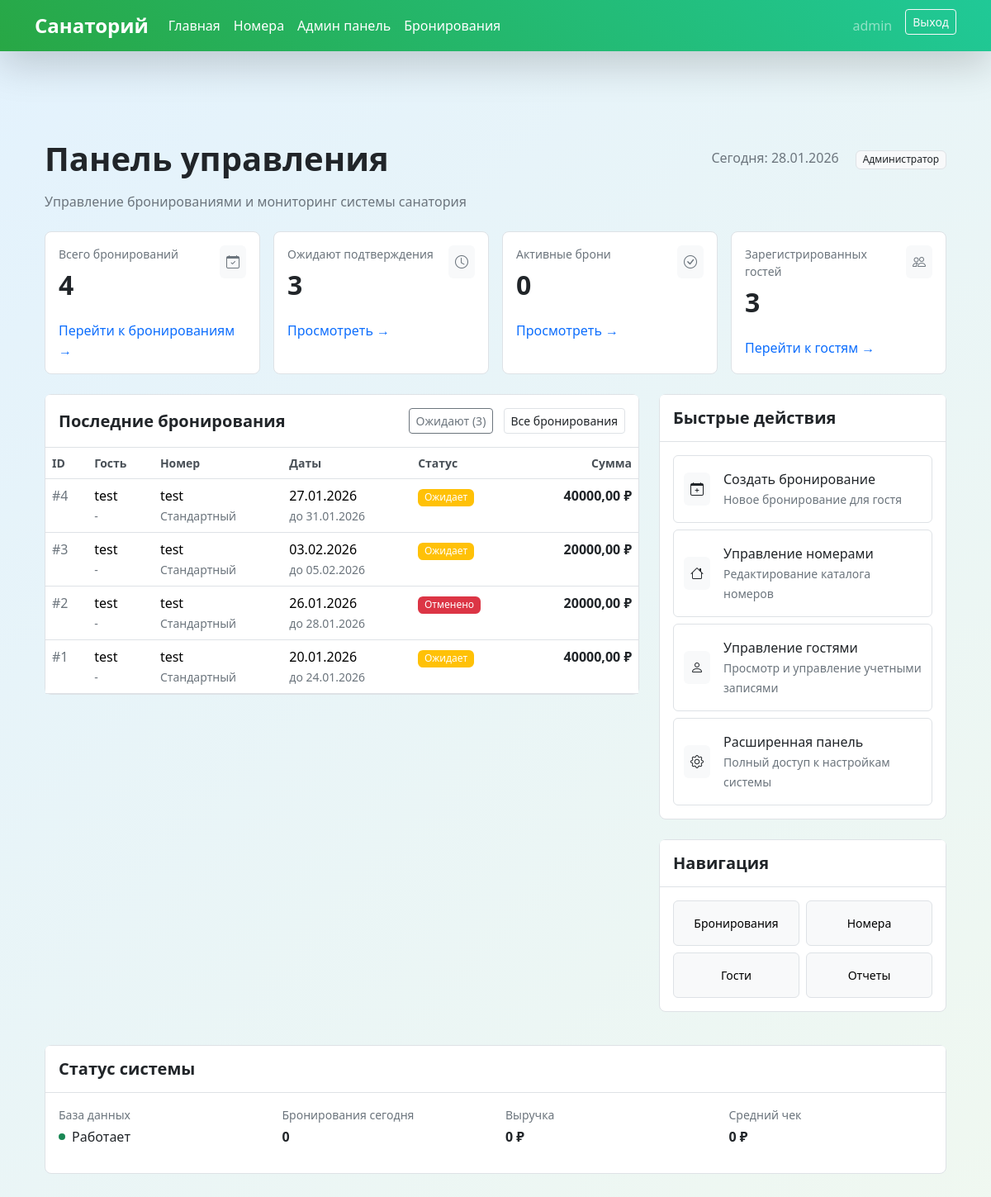
The page /accounts/admin/dashboard/ (signed in) on the database as committed earlier.
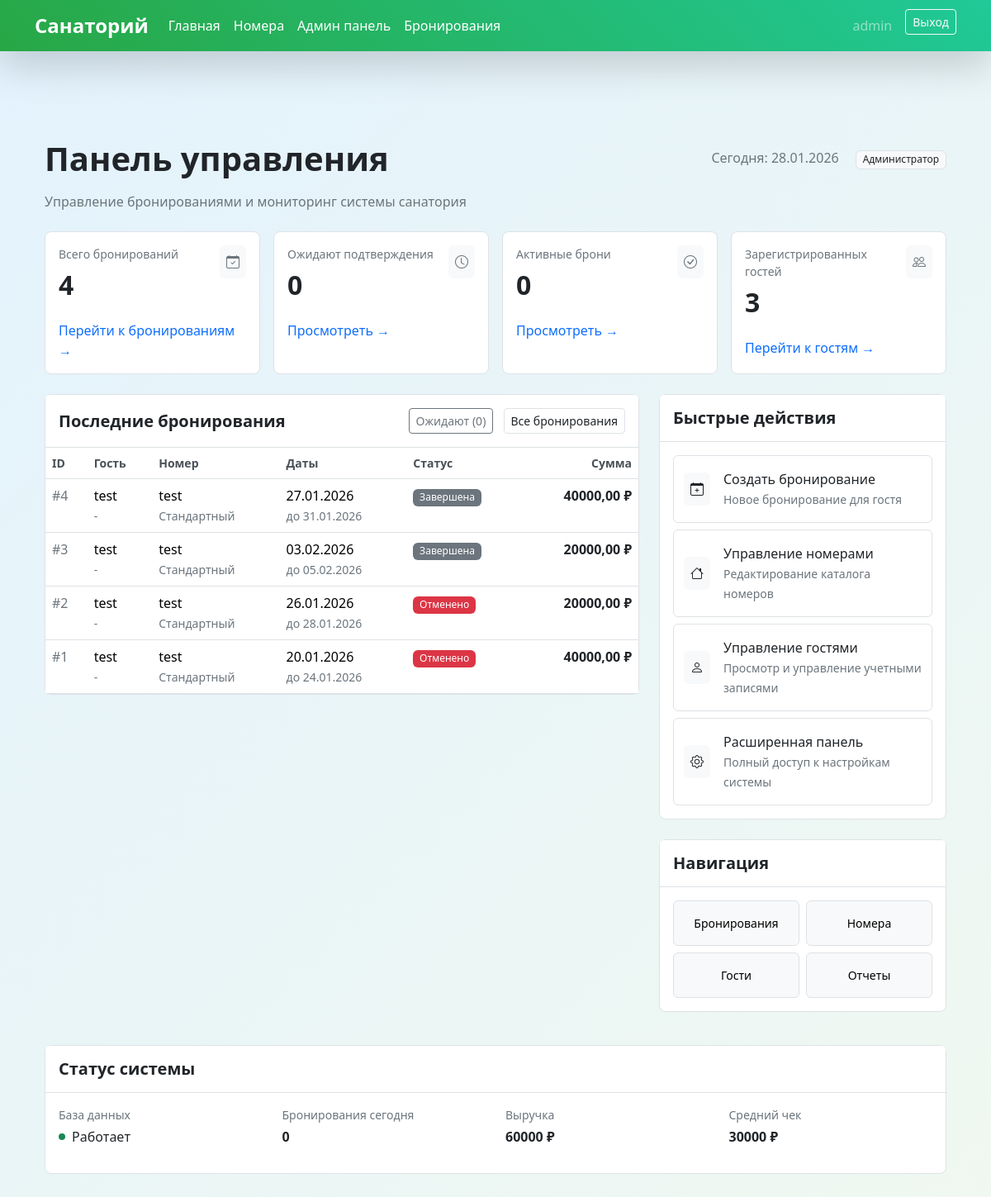
The same page on the database as committed later.
### accounts/models.py (models this page shows, shortened)
class Booking(models.Model):
    STATUS_CHOICES = [
        ('pending', 'Ожидает подтверждения'),
        ('confirmed', 'Подтверждена'),
        ('cancelled', 'Отменена'),
        ('completed', 'Завершена'),
    ]
    user = models.ForeignKey(User, on_delete=models.CASCADE, related_name='bookings')
    room = models.ForeignKey(Room, on_delete=models.CASCADE, related_name='bookings', null=True, blank=True)
    room_type = models.CharField(max_length=20, choices=Room.TYPE_CHOICES)  # Оставляем для обратной совместимости
    check_in = models.DateField('Дата заезда')
    check_out = models.DateField('Дата выезда')
    guests = models.IntegerField(
        default=1,
        validators=[MinValueValidator(1), MaxValueValidator(4)]
    )
    total_price = models.DecimalField(max_digits=10, decimal_places=2, null=True, blank=True)
    status = models.CharField(max_length=20, choices=STATUS_CHOICES, default='pending')
    created_at = models.DateTimeField(auto_now_add=True)
    notes = models.TextField(max_length=500, blank=True)
    class Meta:
        verbose_name = 'Бронирование'
        verbose_name_plural = 'Бронирования'
        ordering = ['-created_at']

class Room(models.Model):  # ПЕРЕМЕЩАЕМ Room ПЕРЕД Booking!
    TYPE_CHOICES = [
        ('standard', 'Стандартный'),
        ('comfort', 'Комфорт'),
        ('lux', 'Люкс'),
    ]
    type = models.CharField(max_length=20, choices=TYPE_CHOICES)
    name = models.CharField(max_length=100, unique=True)
    capacity = models.PositiveIntegerField(default=2)
    price_per_day = models.DecimalField(max_digits=8, decimal_places=2)
    description = models.TextField(max_length=500)
    image = models.ImageField(upload_to='rooms/', blank=True, null=True)
    is_active = models.BooleanField(default=True)
    class Meta:
        verbose_name = 'Номер'
        verbose_name_plural = 'Номера'
        ordering = ['type', 'name']

### accounts/views.py (the view)
# urls.py: path('admin/dashboard/', AdminDashboardView.as_view(), name='admin_dashboard'),
@method_decorator(login_required, name='dispatch')
class AdminDashboardView(StaffRequiredMixin, TemplateView):
    template_name = 'admin/dashboard.html'
    def get_context_data(self, **kwargs):
        context = super().get_context_data(**kwargs)
        total_bookings = Booking.objects.count()
        pending_bookings = Booking.objects.filter(status='pending').count()
        active_bookings = Booking.objects.filter(status='confirmed').count()
        total_guests = GuestProfile.objects.count()
        total_rooms = Room.objects.count()
        recent_bookings = Booking.objects.select_related('user', 'room').order_by('-created_at')[:10]
        revenue_data = Booking.objects.filter(
            status='completed'
        ).aggregate(
            total_revenue=Sum('total_price'),
            avg_booking=Avg('total_price'),
            max_booking=Max('total_price')
        )
        context.update({
            'total_bookings': total_bookings,
            'pending_bookings': pending_bookings,
            'active_bookings': active_bookings,
            'total_guests': total_guests,
            'total_rooms': total_rooms,
            'recent_bookings': recent_bookings,
            'revenue': revenue_data['total_revenue'] or 0,
            'avg_revenue': revenue_data['avg_booking'] or 0,
        })
        return context

### accounts/mixins.py (called while the page is built)
    def test_func(self):
        return self.request.user.is_staff

### templates/admin/dashboard.html (shortened to what the changed rows need)
{% extends 'base.html' %}
{% block content %}
<div class="container-fluid py-4">
    <div class="mb-4">
        <div class="d-flex justify-content-between align-items-center mb-3">
            <h1 class="fw-bold mb-0">Панель управления</h1>
        </div>
    </div>
    <div class="row g-3 mb-4">
        <div class="col-lg-3 col-md-6">
            <div class="card border h-100">
                <div class="card-body">
                    <div class="d-flex justify-content-between align-items-start">
                        <div>
                            <h2 class="fw-bold mt-2">{{ total_bookings }}</h2>
                        </div>
                    </div>
                </div>
            </div>
        </div>
        <div class="col-lg-3 col-md-6">
            <div class="card border h-100">
                <div class="card-body">
                    <div class="d-flex justify-content-between align-items-start">
                        <div>
                            <div class="text-muted small">Ожидают подтверждения</div>
                            <h2 class="fw-bold mt-2">{{ pending_bookings }}</h2>
                        </div>
                    </div>
                </div>
            </div>
        </div>
        <div class="col-lg-3 col-md-6">
            <div class="card border h-100">
                <div class="card-body">
                    <div class="d-flex justify-content-between align-items-start">
                        <div>
                            <h2 class="fw-bold mt-2">{{ active_bookings }}</h2>
                        </div>
                    </div>
                </div>
            </div>
        </div>
        <div class="col-lg-3 col-md-6">
            <div class="card border h-100">
                <div class="card-body">
                    <div class="d-flex justify-content-between align-items-start">
                        <div>
                            <h2 class="fw-bold mt-2">{{ total_guests }}</h2>
                        </div>
                    </div>
                </div>
            </div>
        </div>
    </div>
    <div class="row g-4">
        <div class="col-lg-8">
            <div class="card border">
                <div class="card-header bg-white border-bottom py-3">
                    <div class="d-flex justify-content-between align-items-center">
                        <div>
                            <a href="{% url 'admin_booking_list' %}?status=pending" class="btn btn-sm btn-outline-secondary me-2">
                                Ожидают ({{ pending_bookings }})
                            </a>
                            <a href="{% url 'admin_booking_list' %}" class="btn btn-sm btn-outline-dark">
                                Все бронирования
                            </a>
                        </div>
                    </div>
                </div>
                {% if recent_bookings %}
                <div class="table-responsive">
                    <table class="table table-hover mb-0">
                        <thead class="bg-light">
                            <tr>
                                <th>ID</th>
                                <th>Гость</th>
                                <th>Номер</th>
                                <th>Даты</th>
                                <th>Статус</th>
                                <th class="text-end">Сумма</th>
                            </tr>
                        </thead>
                        <tbody>
                            {% for booking in recent_bookings %}
                            <tr>
                                <td class="text-muted">#{{ booking.id }}</td>
                                <td>
                                    <div class="fw-medium">{{ booking.user.get_full_name|default:booking.user.username }}</div>
                                    <small class="text-muted">{{ booking.user.email|default:"-" }}</small>
                                </td>
                                <td>
                                    <div class="fw-medium">{{ booking.room.name }}</div>
                                    <small class="text-muted">{{ booking.room.get_type_display }}</small>
                                </td>
                                <td>
                                    <div>{{ booking.check_in|date:"d.m.Y" }}</div>
                                    <small class="text-muted">до {{ booking.check_out|date:"d.m.Y" }}</small>
                                </td>
                                <td>
                                    {% if booking.status == 'confirmed' %}
                                    <span class="badge bg-success">Подтверждено</span>
                                    {% elif booking.status == 'pending' %}
                                    <span class="badge bg-warning">Ожидает</span>
                                    {% elif booking.status == 'cancelled' %}
                                    <span class="badge bg-danger">Отменено</span>
                                    {% else %}
                                    <span class="badge bg-secondary">{{ booking.get_status_display }}</span>
                                    {% endif %}
                                </td>
                                <td class="text-end">
                                    <div class="fw-bold">{{ booking.total_price }} ₽</div>
                                </td>
                            </tr>
                            {% endfor %}
                        </tbody>
                    </table>
                </div>
                {% endif %}
            </div>
        </div>
    </div>
    <div class="row g-3 mt-4">
        <div class="col-12">
            <div class="card border">
                <div class="card-body">
                    <div class="row">
                        <div class="col-md-3">
                            <div class="mb-3">
                                <div class="text-muted small">Выручка</div>
                                <div class="fw-bold mt-1">{{ revenue|default:"0" }} ₽</div>
                            </div>
                        </div>
                        <div class="col-md-3">
                            <div class="mb-3">
                                <div class="text-muted small">Средний чек</div>
                                <div class="fw-bold mt-1">{{ avg_revenue|default:"0" }} ₽</div>
                            </div>
                        </div>
                    </div>
                </div>
            </div>
        </div>
    </div>
</div>
{% endblock %}

Rows that differ between the two databases and show on the page:
changed Booking id 4: status (not shown) → "Завершена"; no longer shows "Ожидает"
changed Booking id 3: status (not shown) → "Завершена"; no longer shows "Ожидает"
changed Booking id 1: status "Ожидает" → "Отменено"
Other text that changed with them:
{{ pending_bookings }}: "3" → "0"
{{ revenue|default:"0" }}: "0" → "60000"
{{ avg_revenue|default:"0" }}: "0" → "30000"
